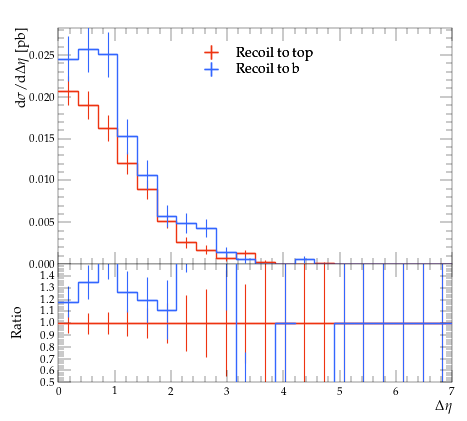

The script that saved this image:
#! /usr/bin/env python

# This Python script was auto-generated using YODA v2.0.2.
# Analysis object: /MC_TTBAR/onelep_jetb_1_l_deta
# Timestamp: 31-07-2026 (12:23:22)

import matplotlib as mpl
import matplotlib.pyplot as plt
mpl.use('Agg') # comment out for interactive use
import os
import numpy as np

plotDir = os.path.split(os.path.realpath(__file__))[0]
if 'YODA_USER_PLOT_PATH' in globals():
    plot_outdir = globals()['YODA_USER_PLOT_PATH']
else:
    plot_outdir = plotDir

#plot style
plt.style.use(os.path.join(plotDir, '../default.mplstyle'))
# plot metadata
figW, figH = plt.rcParams['figure.figsize']
ax_xLabel = r'$\Delta \eta$'
ax_yLabel = r'$\mathrm{d}\sigma/\mathrm{d}\Delta \eta$ [pb]'
ax_title  = r''
ax_xScale = 'linear'
ax_yScale = 'linear'
xLims = (0.0, 7.0)
yLims = (0.0, 0.028248847)

# TeX-friendly labels for the legend
labels = {
    'legend' : ([ r"Recoil to top", r"Recoil to b" ], r""),
}

# Adjust canvas width and height
canvasW = 10.0
canvasH = 9.0
figW *= canvasW/10.
figH *= canvasH/9.

# Create figure and axis objects
fig, (ax, ratio0_ax) = plt.subplots(2, 1, sharex=True,
                  figsize=(figW,figH), gridspec_kw={'height_ratios': (6.0, 3.0)})

# Set figure margins
plt.subplots_adjust(
    left   = 1.0 * plt.rcParams['figure.subplot.left'],
    right  = 1.0 * plt.rcParams['figure.subplot.right'],
    top    = 1.0 * plt.rcParams['figure.subplot.top'],
    bottom = 1.0 * plt.rcParams['figure.subplot.bottom'])

ratio0_ax.yaxis.set_major_locator(mpl.ticker.MultipleLocator(0.1))
ratio0_ax.set_ylim(0.5, 1.4999)
ratio0_ax.set_ylabel('Ratio')

# the numerical data is stored in a separate file
dataf = dict()
prefix = os.path.split(__file__)[0]
if prefix:    prefix = prefix + '/'
exec(open(prefix+'onelep_jetb_1_l_deta__data.py').read(), dataf)


legend_handles = dict() # keep track of handles for the legend

# style options for curves
# starts at zorder>=5 to draw curve on top of legend
styles = {
  'recoil_t': {
    'color' : '#EE3311',
    'linestyle' : '-',
    'linewidth' : 1,
    'marker' : 'none',
    'markersize' : 2,
    'capsize' : 0.0,
    'zorder' : 5,
    'histstyle' : 1,
    'drawstyle' : 'steps-pre',
    'xerrorbars' : 1,
    'yerrorbars' : 1,
    'fillcolor' : None,
    'fillopacity' : 1.0,
    'ratio0_linestyle' : '-',
    'ratio0_linewidth' : 1,
    'ratio0_marker' : 'none',
    'ratio0_markersize' : 2,
    'ratio0_capsize' : 0.0,
    'ratio0_zorder' : 5,
    'ratio0_histstyle' : 1,
    'ratio0_drawstyle' : 'steps-pre',
    'ratio0_xerrorbars' : 1,
    'ratio0_yerrorbars' : 1,
  },
  'recoil_b': {
    'color' : '#3366FF',
    'linestyle' : '-',
    'linewidth' : 1,
    'marker' : 'none',
    'markersize' : 2,
    'capsize' : 0.0,
    'zorder' : 6,
    'histstyle' : 1,
    'drawstyle' : 'steps-pre',
    'xerrorbars' : 1,
    'yerrorbars' : 1,
    'fillcolor' : None,
    'fillopacity' : 1.0,
    'ratio0_linestyle' : '-',
    'ratio0_linewidth' : 1,
    'ratio0_marker' : 'none',
    'ratio0_markersize' : 2,
    'ratio0_capsize' : 0.0,
    'ratio0_zorder' : 6,
    'ratio0_histstyle' : 1,
    'ratio0_drawstyle' : 'steps-pre',
    'ratio0_xerrorbars' : 1,
    'ratio0_yerrorbars' : 1,
  },
}

# curve from input yoda files in main panel
for label, yvals in dataf['yvals'].items():
    if all(np.isnan(v) for v in dataf['yvals'][label]):
        continue
    tmp = None
    if styles[label]['histstyle']: # draw as histogram
        xpos = dataf['xedges'][label] if styles[label]['drawstyle'] else dataf['xpoints'][label]
        ypos = np.insert(yvals, 0, yvals[0]) if styles[label]['drawstyle'] else yvals
        if styles[label]['fillcolor']: # fill area below curve
            ax.fill_between(xpos, ypos, step='pre',
                            color=styles[label]['fillcolor'],
                            alpha=styles[label]['fillopacity'])
        tmp, = ax.plot(xpos, ypos,
                       color=styles[label]['color'],
                       linestyle=styles[label]['linestyle'],
                       linewidth=styles[label]['linewidth'],
                       drawstyle=styles[label]['drawstyle'], solid_joinstyle='miter',
                       zorder=styles[label]['zorder'], label=label)
    tmp = ax.errorbar(dataf['xpoints'][label], yvals,
                      xerr=np.array(dataf['xerrs'][label])*styles[label]['xerrorbars'],
                      yerr=np.array(dataf['yerrs'][label])*styles[label]['yerrorbars'],
                      fmt=styles[label]['marker'], capsize=styles[label]['capsize'],
                      markersize=styles[label]['markersize'],
                      ecolor=styles[label]['color'],
                      color=styles[label]['color'], zorder=styles[label]['zorder'])
    tmp[-1][0].set_linestyle(styles[label]['linestyle'])
    tmp[-1][0].set_linewidth(styles[label]['linewidth'])
    if label in dataf['add_legend_handle']:  legend_handles[label] = tmp
    for varLabel in dataf['variation_yvals'].keys():
        if varLabel.startswith(label):
            tmp, = ax.plot(dataf['xedges'][label], dataf['variation_yvals'][varLabel],
                           color=styles[label]['color'],
                           linestyle=styles[label]['linestyle'],
                           linewidth=styles[label]['linewidth'],
                           drawstyle='steps-pre', solid_joinstyle='miter',
                           zorder=styles[label]['zorder'], alpha=0.5)


# plots on ratio panel
# curve from input yoda files in ratio panel
for label, yvals in dataf['ratio0_yvals'].items():
    if all(np.isnan(v) for v in yvals):
        continue
    if styles[label]['ratio0_histstyle']: # plot as histogram
        xpos = dataf['xedges']['recoil_t'] if styles[label]['ratio0_drawstyle'] else dataf['xpoints']['recoil_t']
        ypos = np.insert(yvals, 0, yvals[0]) if styles[label]['ratio0_drawstyle'] else yvals
        ratio0_ax.plot(xpos, ypos,
                       color=styles[label]['color'],
                       linewidth=styles[label]['linewidth'],
                       linestyle=styles[label]['ratio0_linestyle'],
                       drawstyle=styles[label]['ratio0_drawstyle'], zorder=styles[label]['zorder'],
                       solid_joinstyle='miter')
    tmp = ratio0_ax.errorbar(dataf['xpoints']['recoil_t'], yvals,
                             xerr=np.array(dataf['ref_xerrs'])*styles[label]['ratio0_xerrorbars'],
                             yerr=np.array(dataf['ratio0_yerrs'][label])*styles[label]['ratio0_yerrorbars'],
                             fmt=styles[label]['ratio0_marker'], capsize=styles[label]['ratio0_capsize'],
                             markersize=styles[label]['ratio0_markersize'],
                             ecolor=styles[label]['color'],
                             color=styles[label]['color'])
    tmp[-1][0].set_linestyle(styles[label]['ratio0_linestyle'])
    tmp[-1][0].set_linewidth(styles[label]['ratio0_linewidth'])

    for varlabel in dataf['ratio0_variation_vals'].keys():
        if varlabel.startswith(label):
            ratio0_ax.plot(dataf['xedges']['recoil_t'],
                            dataf['ratio0_variation_vals'][varlabel],
                            color=styles[label]['color'],
                            linestyle=styles[label]['linestyle'],
                            linewidth=styles[label]['linewidth'],
                            drawstyle='steps-pre', solid_joinstyle='miter',
                            zorder=1, alpha=0.5)

legend_items = list(legend_handles.values())
ax.add_artist(ax.legend(legend_items,
                        labels['legend'][0],
                        title=labels['legend'][1],
                        alignment='left',
                        loc='upper center',
                        bbox_to_anchor=(0.5, 0.97)))

# set plot metadata as defined above
ratio0_ax.set_xlabel(ax_xLabel)
ratio0_ax.xaxis.set_label_coords(1., -0.15)
ax.set_ylabel(ax_yLabel, ha='right', va='top')
ax.yaxis.set_label_coords(-0.11, 1.0)
ax.set_title(ax_title, loc='left')
ax.set_xscale(ax_xScale)
ax.set_yscale(ax_yScale)
ax.set_xlim(xLims)
ax.set_ylim(yLims)

# tick formatting
plt.rcParams['xtick.top'] = True
plt.rcParams['ytick.right'] = True
fig.align_ylabels((ax, ratio0_ax))
plt.savefig(os.path.join(plot_outdir, 'onelep_jetb_1_l_deta.pdf'), format='PDF')
plt.savefig(os.path.join(plot_outdir, 'onelep_jetb_1_l_deta.png'), format='PNG')

plt.close(fig)
